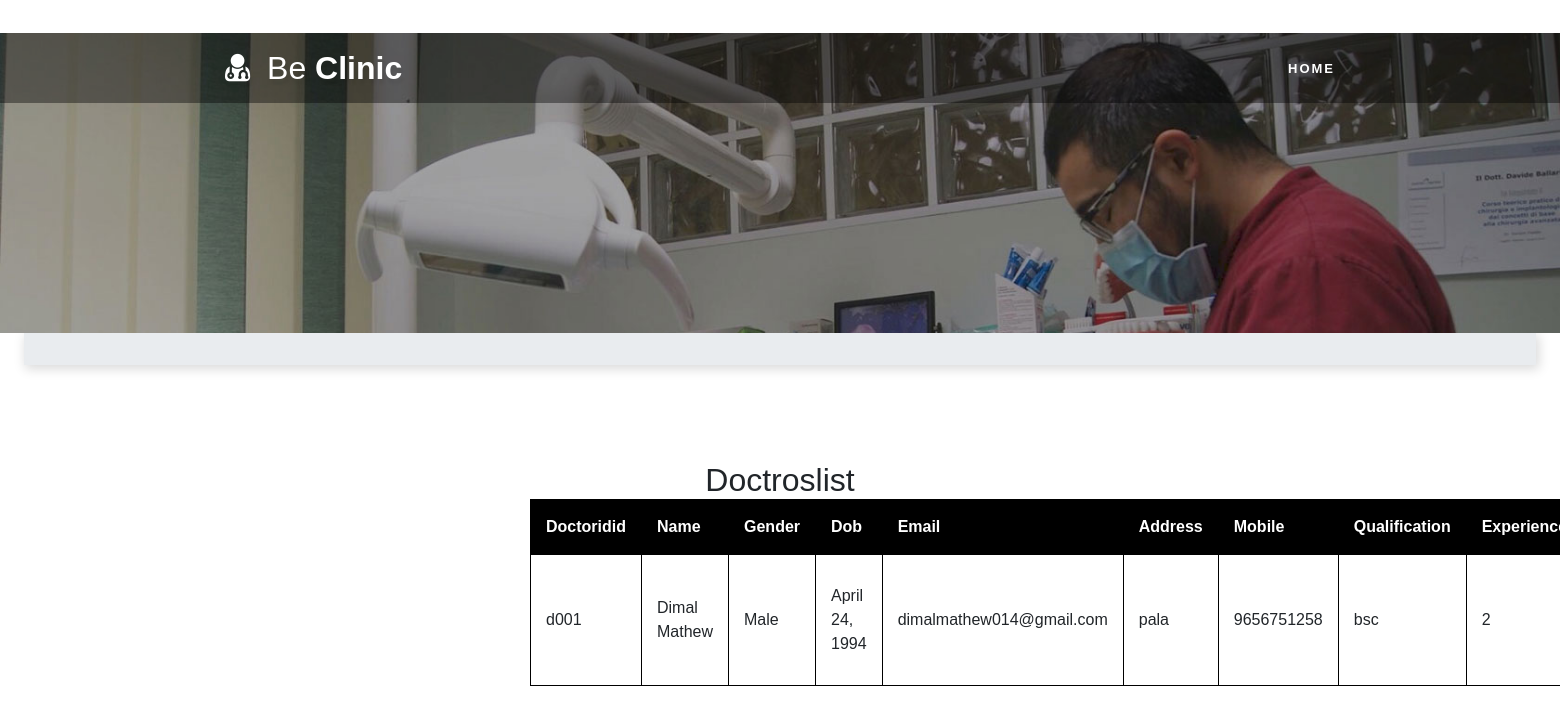
The page /viewdoctor/ on the database as committed earlier.
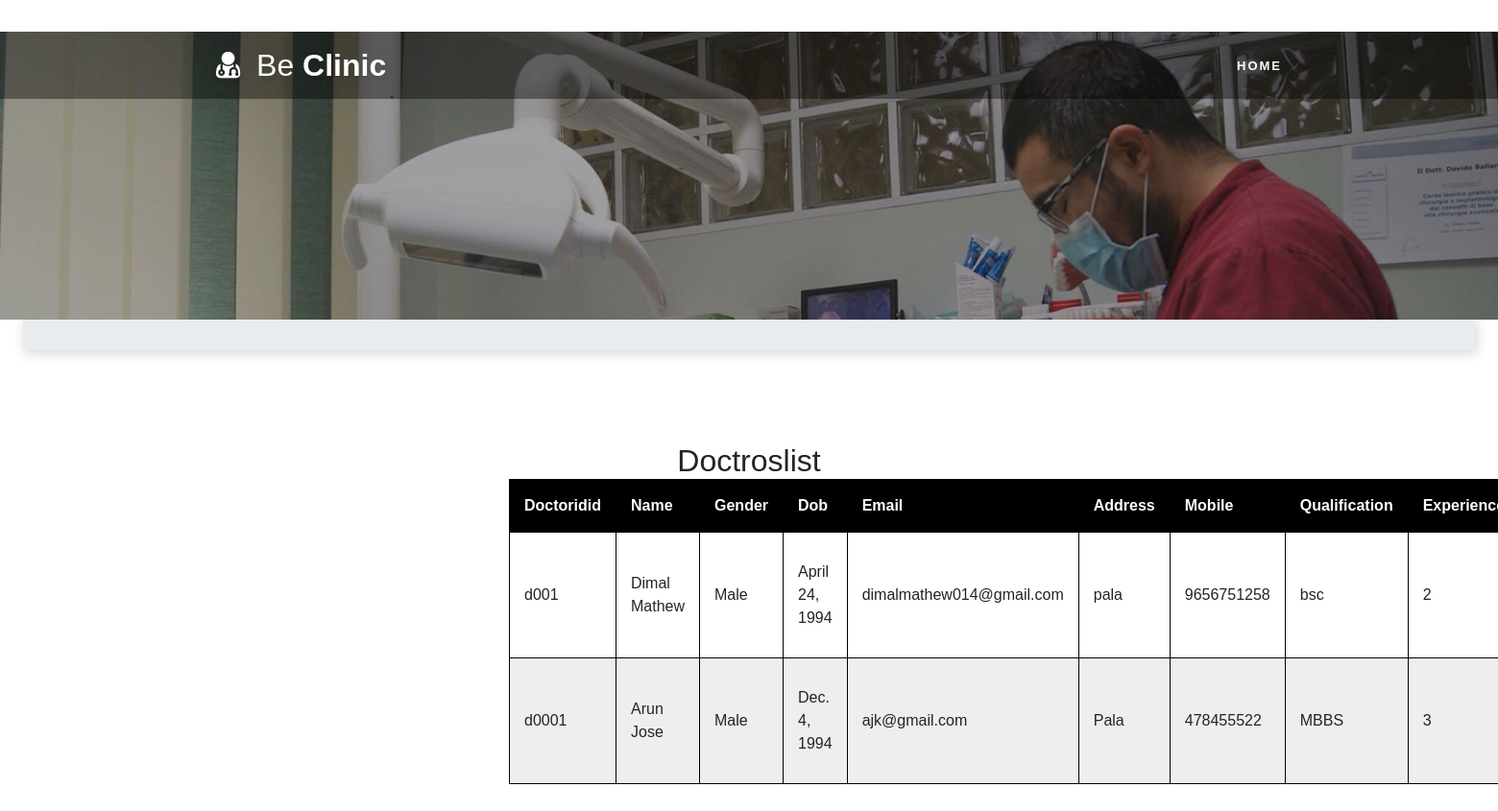
The same page on the database as committed later.
### testapp/models.py (models this page shows, shortened)
class doctors(models.Model):
    ids = models.ForeignKey(logins, on_delete=models.CASCADE)
    doctorsid=models.CharField(unique=True,max_length=30)
    name = models.CharField(max_length=50)
    gender = models.CharField(max_length=30)
    dob = models.DateField()
    email = models.EmailField()
    address = models.CharField(max_length=100)
    mobile = models.CharField(max_length=50)
    qualification = models.CharField(max_length=30)
    experience = models.CharField(max_length=30)
    photo = models.ImageField(upload_to='images')

### testapp/views.py (the view)
# urls.py: url(r'^viewdoctor/', views.viewdoctor, name='doctorsdetails'),
def viewdoctor(request):
    data=doctors.objects.all()
    return render(request,'admin/doctorslist.html',{'data':data})

### templates/admin/doctorslist.html (shortened to what this page needs)
<!DOCTYPE html>
<html lang="zxx">
{% load staticfiles%}
<head>
	<link rel="stylesheet" href="{%static 'css/bootstrap.css'%}">
	<link rel="stylesheet" href="{%static 'css/style.css'%}" type="text/css" media="all" />
	<link href="{%static 'css/font-awesome.min.css'%}" rel="stylesheet">
</head>
<body>
	<div id="home">
		<header>
			<div class="top-bar py-3">
				<div class="container">
					<div class="row">
						<div class="col-xl-5 col-lg-6 col-md-8 top-social-agile text-lg-left text-center">
							<div class="row">
								<div class="col-4 header-top_w3layouts">
								</div>
							</div>
						</div>
						<div class="col-xl-7 col-lg-6 col-md-4 top-social-agile text-md-right text-center mt-md-0 mt-2">
						</div>
					</div>
				</div>
			</div>
		</header>
		<div class="main-top">
			<div class="container">
				<div class="header d-md-flex justify-content-between align-items-center py-3">
					<div id="logo">
						<h1>
							<a href="">
								<span class="fa fa-user-md mr-2"></span>
								<span class="logo-sp">Be</span> Clinic
							</a>
						</h1>
					</div>
					<div class="nav_w3ls">
						<nav>
							<ul class="menu">
								<li><a href="{% url 'admin/homepage' %}">Home</a></li>
							</ul>
						</nav>
					</div>
				</div>
			</div>
		</div>
		<div class="main-banner-2">
		</div>
	</div>
			</body>
			<div class="login px-sm-4 mx-auto mw-100 login-wrapper">
                <div class="breadcrumb-agile py-1">
		<ol class="breadcrumb m-0">
		</ol>
	</div>
<section class="logins py-5">
		<div class="container py-xl-5 py-lg-3">
			<div class="title-section mb-md-5 mb-4">
				<form  enctype="multipart/form-data" class="login-wrapper"  method="post">
<h2 align="center">Doctroslist</h2>
<table id="t01">
  <tr>
    <th>Doctoridid</th>
    <th>Name</th>
    <th>Gender</th>
    <th>Dob</th>
    <th>Email</th>
    <th>Address</th>
    <th>Mobile</th>
    <th>Qualification</th>
    <th>Experience</th>
  </tr>
  <tbody>
    {% for i in data %}
    <tr>
    <td>{{ i.doctorsid}}</td>
    <td>{{ i.name }}</td>
    <td>{{ i.gender }}</td>
    <td>{{ i.dob }}</td>
    <td>{{ i.email }}</td>
    <td>{{ i.address }}</td>
    <td>{{ i.mobile }}</td>
    <td>{{ i.qualification }}</td>
    <td>{{ i.experience }}</td>
	<td><a name="Submit" value="delete" href="{% url 'prodel' id=i.id  %}"width="50" height="50" >Delete</a></td>	</tr>
    {% endfor %}
  </tbody>
</table>
                </form>
            </div>
        </div>
</section>
            </div>
</html>

### static/css/style.css (style rules this page uses)
body { padding: 0; margin: 0; background: #FFF; font-family: 'Quicksand', sans-serif; }
body a, body button { transition: 0.5s all; -webkit-transition: 0.5s all; -moz-transition: 0.5s all; -o-transition: 0.5s all; -ms-transition: 0.5s all; text-decoration: none; }
html { scroll-behavior: smooth; }
h1, h2, h3, h4, h5, h6 { margin: 0; padding: 0; font-family: 'Mukta', sans-serif; }
ul, ol { margin: 0; padding: 0; }
.header-top_w3layouts { padding: 0 .5em; }
#home { position: relative; }
.main-top { position: absolute; z-index: 999; width: 100%; background: rgba(0, 0, 0, 0.4); }
nav { margin: 0; padding: 0; }
#logo a { float: left; display: initial; font-weight: 700; font-size: 32px; color: #fff; text-shadow: 2px 5px 3px rgba(0, 0, 0, 0.06); padding: 0; }
span.logo-sp { font-weight: 100; }
nav:after { content: ""; display: table; clear: both; }
nav ul { float: right; padding: 0; margin: 0; list-style: none; position: relative; }
nav ul li { margin: 0px; display: inline-block; float: left; }
nav a { padding: 0; color: #fff; font-size: 13px; letter-spacing: 2px; font-weight: 700; text-transform: uppercase; display: inline-block; transition: 0.5s all; -webkit-transition: 0.5s all; -moz-transition: 0.5s all; -o-transition: 0.5s all; -ms-transition: 0.5s all; }
li>a:only-child:after { content: ''; }
.main-banner-2 { background: url(../images/1.jpg) no-repeat top; background-size: cover; -webkit-background-size: cover; -moz-background-size: cover; -o-background-size: cover; -ms-background-size: cover; min-height: 300px; }
.breadcrumb-agile { background: #e9ecef; box-shadow: 2px 3px 12px 1px rgba(0, 0, 0, 0.15); }
form.login-wrapper { margin: 0 auto; max-width: 500px; }

### templates/admin/doctorslist.html (style rules this page uses)
table { width:100%; }
table, th, td { border: 1px solid black; border-collapse: collapse; }
th, td { padding: 15px; text-align: left; }
table#t01 tr:nth-child(even) { background-color: #eee; }
table#t01 tr:nth-child(odd) { background-color: #fff; }
table#t01 th { background-color: black; color: white; }

Rows that differ between the two databases and show on the page:
added doctors: doctorsid "d0001", name "Arun Jose", gender "Male", dob "Dec. 4, 1994", email "ajk@gmail.com", address "Pala", mobile "478455522", qualification "MBBS", experience "3"
